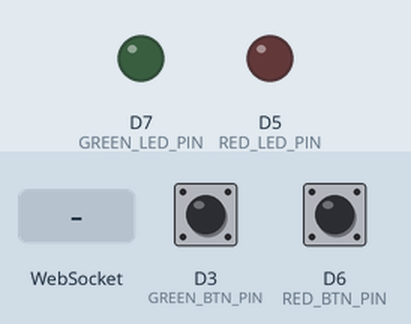
Recording of a sketch running on a simulated ESP8266 (NodeMCU). On the bench: output pins drawn as LEDs (lit = HIGH). The test bench sets the inputs (shaded band); at power-on: D3 (GREEN_BTN_PIN) HIGH, D6 (RED_BTN_PIN) HIGH. WiFi joins after 1.5 s; servers stay silent unless stated; what the sketch prints to the serial monitor is not drawn.

Above: at 2.7 s.
2.8 s: WebSocket text "red led on" received
At 4.0 s:
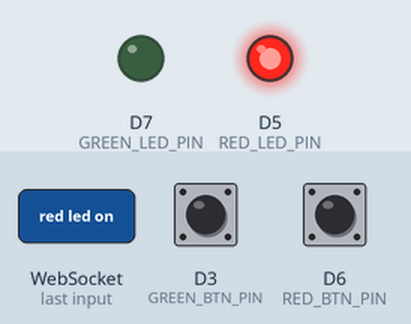
4.3 s: WebSocket text "green led on" received
At 5.2 s:
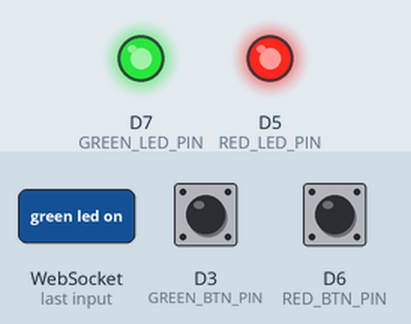
5.8 s: WebSocket text "red led off" received
At 6.3 s:
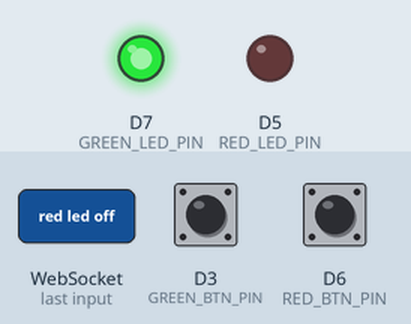
7.3 s: WebSocket text "green led off" received
At 8.5 s:
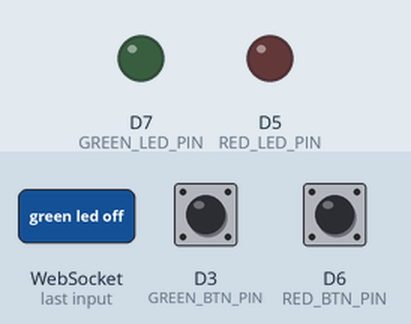
8.8 s: WebSocket text "red led toggle" received
At 9.8 s:
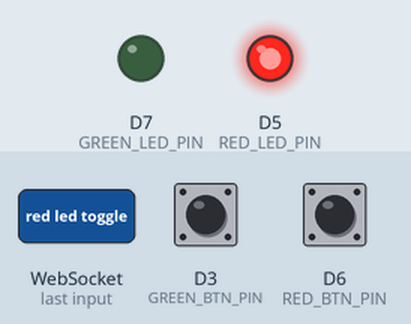
Timing chart, 0 to 11.3 s (numbered marks = the images above; inputs shaded):
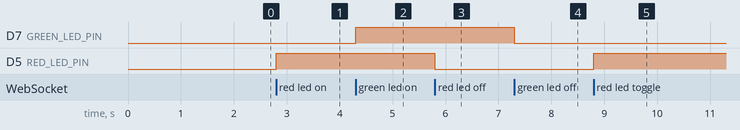

Measured:
- after the input at 2.8 s, D5 (RED_LED_PIN): LOW → HIGH at once
- after the input at 4.3 s, D7 (GREEN_LED_PIN): LOW → HIGH at once
- after the input at 5.8 s, D5 (RED_LED_PIN): HIGH → LOW at once
- after the input at 7.3 s, D7 (GREEN_LED_PIN): HIGH → LOW at once
- after the input at 8.8 s, D5 (RED_LED_PIN): LOW → HIGH at once

The sketch:

FinalProjectClient.ino
```cpp
// (licence header left out)
// Include the WiFi library
#include <ESP8266WiFi.h>

// Include the WebSockets library
#include <WebSocketsClient.h>

// Include the WifiConfig library
#include "WifiConfig.h"

// Include the ChangeDetector library
#include "ChangeDetector.h"

// Define the red LED pin
#define RED_LED_PIN D5

// Define the button pin for the red LED
#define RED_BTN_PIN D6

// Define the green LED pin
#define GREEN_LED_PIN D7

// Define the button pin for the green LED
#define GREEN_BTN_PIN D3

// Create a new WebSocket client
WebSocketsClient webSocket;

// Create a new change detector for the red LED button
ChangeDetector<bool> redBtnChangeDetector(false);

// Create a new change detector for the green LED button
ChangeDetector<bool> greenBtnChangeDetector(false);

// The current state of the red LED
ChangeDetector<bool> redLedState = LOW;

// The current state of the green LED
ChangeDetector<bool> greenLedState = LOW;

void webSocketEvent(WStype_t type, uint8_t *payload, size_t length) {
	switch (type) {
		case WStype_DISCONNECTED: {
			Serial.printf("[WSc] Disconnected!\n");
			break;
		}
		case WStype_CONNECTED: {
			Serial.printf("[WSc] Connected to url: %s\n", payload);
			if (redLedState.getValue()) {
				webSocket.sendTXT("red led turned on");
			} else {
				webSocket.sendTXT("red led turned off");
			}
			if (greenLedState.getValue()) {
				webSocket.sendTXT("green led turned on");
			} else {
				webSocket.sendTXT("green led turned off");
			}
			break;
		}
		case WStype_TEXT: {
			bool redLedChanged, greenLedChanged;
			String message = (char *)payload;
			if (message == "red led on") {
				redLedChanged = redLedState.changed(HIGH);
			} else if (message == "red led off") {
				redLedChanged = redLedState.changed(LOW);
			} else if (message == "green led on") {
				greenLedChanged = greenLedState.changed(HIGH);
			} else if (message == "green led off") {
				greenLedChanged = greenLedState.changed(LOW);
			} else if (message == "red led toggle") {
				redLedChanged = redLedState.changed(!redLedState.getValue());
			} else if (message == "green led toggle") {
				greenLedChanged = greenLedState.changed(!greenLedState.getValue());
			}

			if (redLedChanged) {
				bool newStatus = redLedState.getValue();
				digitalWrite(RED_LED_PIN, newStatus);
				if (newStatus) {
					webSocket.sendTXT("red led turned on");
				} else {
					webSocket.sendTXT("red led turned off");
				}
			}
			if (greenLedChanged) {
				bool newStatus = greenLedState.getValue();
				digitalWrite(GREEN_LED_PIN, newStatus);
				if (newStatus) {
					webSocket.sendTXT("green led turned on");
				} else {
					webSocket.sendTXT("green led turned off");
				}
			}
			break;
		}
	}
}

void setup() {
	pinMode(RED_LED_PIN, OUTPUT);
	pinMode(RED_BTN_PIN, INPUT_PULLUP);
	pinMode(GREEN_LED_PIN, OUTPUT);
	pinMode(GREEN_BTN_PIN, INPUT_PULLUP);

	digitalWrite(RED_LED_PIN, LOW);
	digitalWrite(GREEN_LED_PIN, LOW);

	Serial.begin(115200);
	if (!Serial) {
		while (true);
	}

	WiFi.begin(WIFI_SSID, WIFI_PASS);

	while (WiFi.status() != WL_CONNECTED) {
		delay(500);
		Serial.print(".");
	}

	Serial.println("\nConnected to WiFi");
	Serial.print("IP address: ");
	Serial.println(WiFi.localIP());

	webSocket.begin(HOST_IP, HOST_PORT, "/esp8266");
	webSocket.onEvent(webSocketEvent);
}

void loop() {
	webSocket.loop();

	bool redBtnPushed = digitalRead(RED_BTN_PIN) == LOW;
	if (redBtnChangeDetector.changed(redBtnPushed)) {
		if (redBtnChangeDetector.getValue() == true) {
			webSocket.sendTXT("red button pressed");
		}
	}

	bool greenBtnPushed = digitalRead(GREEN_BTN_PIN) == LOW;
	if (greenBtnChangeDetector.changed(greenBtnPushed)) {
		if (greenBtnChangeDetector.getValue() == true) {
			webSocket.sendTXT("green button pressed");
		}
	}
}
```

ChangeDetector.h
```cpp
template <typename T>
/**
 * @brief This template class is used to detect when a value has changed since the last time it was checked.
 * \n It is used to declare a private member variable of that type.
 * @tparam T The type of the value to be monitored.
 */
class ChangeDetector {
public:
	/**
	 * @brief Construct a new Change Detector object.
	 * @param initialValue The initial value to be monitored.
	 */
	ChangeDetector(T initialValue) : _value(initialValue) {}

	// Return true if the value has changed since the last time this function was called.
	bool changed(T newValue) {
		// checks if the existing value is not equal to the new value.
		if (_value != newValue) {
			// if it is not equal it sets the existing value to the new value.
			_value = newValue;
			return true;
		}
		// if the values are equal it returns false.
		return false;
	}

	// Return the current value
	T getValue() const {
		return _value;
	}

private:
	// The current value
	T _value;
};
```

WiFiConfig.h
```cpp
#ifndef WIFI_CONFIG_H
#define WIFI_CONFIG_H

#define WIFI_SSID "Shaulzon 2.4"
#define WIFI_PASS "0522333388"
#define HOST_IP "10.100.102.34"
#define HOST_PORT 80
// #define HOST_IP "52.57.141.18"
// #define HOST_PORT 3000

#endif
```
